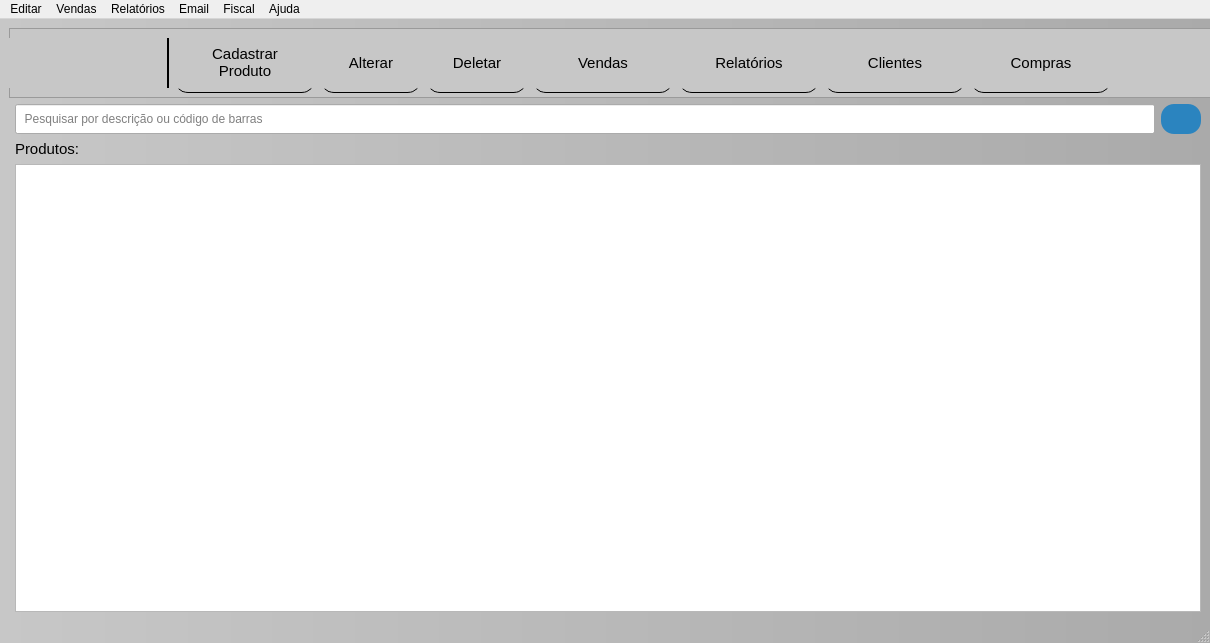
<?xml version="1.0" encoding="UTF-8"?>
<ui version="4.0">
 <class>MainWindow</class>
 <widget class="QMainWindow" name="MainWindow">
  <property name="geometry">
   <rect>
    <x>0</x>
    <y>0</y>
    <width>1210</width>
    <height>643</height>
   </rect>
  </property>
  <property name="sizePolicy">
   <sizepolicy hsizetype="Fixed" vsizetype="Fixed">
    <horstretch>0</horstretch>
    <verstretch>0</verstretch>
   </sizepolicy>
  </property>
  <property name="minimumSize">
   <size>
    <width>875</width>
    <height>600</height>
   </size>
  </property>
  <property name="maximumSize">
   <size>
    <width>16777215</width>
    <height>16777215</height>
   </size>
  </property>
  <property name="sizeIncrement">
   <size>
    <width>1</width>
    <height>1</height>
   </size>
  </property>
  <property name="windowTitle">
   <string>Janela Principal - QEstoqueLoja</string>
  </property>
  <property name="styleSheet">
   <string notr="true">

#MainWindow{
background-color: rgb(199, 199, 199);
background-color: qlineargradient(spread:pad, x1:0, y1:0, x2:1, y2:0, stop:0 rgba(199, 199, 199, 255), stop:1 rgba(170, 170, 170, 255));

}
QPushButton{
background-color: rgb(43, 132, 191);
color: rgb(255, 255, 255);
font-size: 15px;
border-radius: 13px;

}

QPushButton:hover{
	background-color: rgb(13, 92, 161);
}
QPushButton:pressed{
	
color: rgb(255, 255, 255);
	background-color: rgb(153, 193, 241);
font-size: 15px;
border-radius: 13px;
}
QGroupBox{
background-color:rgb(170, 170, 170);
	font: 700 9pt &quot;Segoe UI&quot;;
	font-size: 15px;
}
</string>
  </property>
  <property name="dockNestingEnabled">
   <bool>true</bool>
  </property>
  <property name="unifiedTitleAndToolBarOnMac">
   <bool>true</bool>
  </property>
  <widget class="QWidget" name="centralwidget">
   <layout class="QGridLayout" name="gridLayout">
    <item row="0" column="0" colspan="2">
     <widget class="QFrame" name="frameHeaderBar">
      <property name="sizePolicy">
       <sizepolicy hsizetype="Minimum" vsizetype="Minimum">
        <horstretch>0</horstretch>
        <verstretch>0</verstretch>
       </sizepolicy>
      </property>
      <property name="minimumSize">
       <size>
        <width>1500</width>
        <height>70</height>
       </size>
      </property>
      <property name="maximumSize">
       <size>
        <width>16777215</width>
        <height>70</height>
       </size>
      </property>
      <property name="styleSheet">
       <string notr="true">QFrame{
/*background-color:rgb(148, 148, 148);*/
background-color: rgb(199, 199, 199);

}

QPushButton{
background-color:transparent;
	font: 700 10pt &quot;Segoe UI&quot;;
color: black;
border-bottom: 1px solid black;
border-radius: 13px;

}
QPushButton:hover{
	background-color: rgb(13, 92, 161);
}
QPushButton:pressed{
	
color: rgb(255, 255, 255);
	background-color: rgb(153, 193, 241);

}

</string>
      </property>
      <property name="frameShape">
       <enum>QFrame::Shape::StyledPanel</enum>
      </property>
      <property name="frameShadow">
       <enum>QFrame::Shadow::Raised</enum>
      </property>
      <widget class="QWidget" name="layoutWidget">
       <property name="geometry">
        <rect>
         <x>0</x>
         <y>0</y>
         <width>1201</width>
         <height>71</height>
        </rect>
       </property>
       <layout class="QHBoxLayout" name="horizontalLayout_8">
        <property name="spacing">
         <number>6</number>
        </property>
        <item>
         <layout class="QHBoxLayout" name="horizontalLayout_5">
          <property name="spacing">
           <number>6</number>
          </property>
          <item>
           <layout class="QHBoxLayout" name="horizontalLayout_10">
            <item>
             <widget class="QLabel" name="label_6">
              <property name="minimumSize">
               <size>
                <width>160</width>
                <height>40</height>
               </size>
              </property>
              <property name="maximumSize">
               <size>
                <width>170</width>
                <height>50</height>
               </size>
              </property>
              <property name="styleSheet">
               <string notr="true">border-right: 2px solid black;</string>
              </property>
              <property name="text">
               <string/>
              </property>
              <property name="pixmap">
               <pixmap resource="../Imagens/recursosImg.qrc">:/QEstoqueLOja/mkaoyvblContraste.png</pixmap>
              </property>
              <property name="scaledContents">
               <bool>true</bool>
              </property>
              <property name="margin">
               <number>3</number>
              </property>
             </widget>
            </item>
            <item>
             <layout class="QHBoxLayout" name="horizontalLayout_9">
              <item>
               <layout class="QHBoxLayout" name="horizontalLayout_7">
                <item>
                 <widget class="QPushButton" name="Btn_AddProd">
                  <property name="sizePolicy">
                   <sizepolicy hsizetype="Fixed" vsizetype="Fixed">
                    <horstretch>0</horstretch>
                    <verstretch>0</verstretch>
                   </sizepolicy>
                  </property>
                  <property name="minimumSize">
                   <size>
                    <width>140</width>
                    <height>60</height>
                   </size>
                  </property>
                  <property name="maximumSize">
                   <size>
                    <width>140</width>
                    <height>60</height>
                   </size>
                  </property>
                  <property name="styleSheet">
                   <string notr="true"/>
                  </property>
                  <property name="text">
                   <string>Cadastrar 
Produto</string>
                  </property>
                  <property name="icon">
                   <iconset theme="address-book-new"/>
                  </property>
                  <property name="iconSize">
                   <size>
                    <width>40</width>
                    <height>40</height>
                   </size>
                  </property>
                 </widget>
                </item>
                <item>
                 <widget class="QPushButton" name="Btn_Alterar">
                  <property name="sizePolicy">
                   <sizepolicy hsizetype="Fixed" vsizetype="Fixed">
                    <horstretch>0</horstretch>
                    <verstretch>0</verstretch>
                   </sizepolicy>
                  </property>
                  <property name="minimumSize">
                   <size>
                    <width>100</width>
                    <height>60</height>
                   </size>
                  </property>
                  <property name="maximumSize">
                   <size>
                    <width>100</width>
                    <height>60</height>
                   </size>
                  </property>
                  <property name="styleSheet">
                   <string notr="true"/>
                  </property>
                  <property name="text">
                   <string>Alterar</string>
                  </property>
                  <property name="iconSize">
                   <size>
                    <width>40</width>
                    <height>40</height>
                   </size>
                  </property>
                 </widget>
                </item>
                <item>
                 <widget class="QPushButton" name="Btn_Delete">
                  <property name="sizePolicy">
                   <sizepolicy hsizetype="Fixed" vsizetype="Fixed">
                    <horstretch>0</horstretch>
                    <verstretch>0</verstretch>
                   </sizepolicy>
                  </property>
                  <property name="minimumSize">
                   <size>
                    <width>100</width>
                    <height>60</height>
                   </size>
                  </property>
                  <property name="maximumSize">
                   <size>
                    <width>100</width>
                    <height>60</height>
                   </size>
                  </property>
                  <property name="styleSheet">
                   <string notr="true">#Btn_Delete:hover{
background-color:rgb(191, 61, 64);
}
#Btn_Delete:pressed{
background-color:rgb(255, 96, 99)

}</string>
                  </property>
                  <property name="text">
                   <string>Deletar</string>
                  </property>
                  <property name="iconSize">
                   <size>
                    <width>40</width>
                    <height>40</height>
                   </size>
                  </property>
                 </widget>
                </item>
               </layout>
              </item>
              <item>
               <widget class="QPushButton" name="Btn_Venda">
                <property name="sizePolicy">
                 <sizepolicy hsizetype="Fixed" vsizetype="Fixed">
                  <horstretch>0</horstretch>
                  <verstretch>0</verstretch>
                 </sizepolicy>
                </property>
                <property name="minimumSize">
                 <size>
                  <width>140</width>
                  <height>60</height>
                 </size>
                </property>
                <property name="maximumSize">
                 <size>
                  <width>140</width>
                  <height>60</height>
                 </size>
                </property>
                <property name="styleSheet">
                 <string notr="true">

#Btn_Venda:hover{
	background-color:rgb(03,75,119);

}
#Btn_Venda:pressed{
background-color: rgb(153, 193, 241);
}</string>
                </property>
                <property name="text">
                 <string>Vendas</string>
                </property>
                <property name="iconSize">
                 <size>
                  <width>40</width>
                  <height>40</height>
                 </size>
                </property>
               </widget>
              </item>
              <item>
               <widget class="QPushButton" name="Btn_Relatorios">
                <property name="sizePolicy">
                 <sizepolicy hsizetype="Fixed" vsizetype="Fixed">
                  <horstretch>0</horstretch>
                  <verstretch>0</verstretch>
                 </sizepolicy>
                </property>
                <property name="minimumSize">
                 <size>
                  <width>140</width>
                  <height>60</height>
                 </size>
                </property>
                <property name="maximumSize">
                 <size>
                  <width>140</width>
                  <height>60</height>
                 </size>
                </property>
                <property name="styleSheet">
                 <string notr="true">
#Btn_Relatorios:hover{
background-color:rgb(03,75,119);
}
#Btn_Relatorios:pressed{

	background-color: rgb(153, 193, 241);

}
</string>
                </property>
                <property name="text">
                 <string>Relatórios</string>
                </property>
                <property name="iconSize">
                 <size>
                  <width>40</width>
                  <height>40</height>
                 </size>
                </property>
               </widget>
              </item>
              <item>
               <widget class="QPushButton" name="Btn_Clientes">
                <property name="minimumSize">
                 <size>
                  <width>140</width>
                  <height>60</height>
                 </size>
                </property>
                <property name="text">
                 <string>Clientes</string>
                </property>
                <property name="iconSize">
                 <size>
                  <width>40</width>
                  <height>40</height>
                 </size>
                </property>
               </widget>
              </item>
              <item>
               <widget class="QPushButton" name="Btn_Entradas">
                <property name="minimumSize">
                 <size>
                  <width>140</width>
                  <height>60</height>
                 </size>
                </property>
                <property name="text">
                 <string>Compras</string>
                </property>
                <property name="icon">
                 <iconset resource="../Imagens/recursosImg.qrc">
                  <normaloff>:/QEstoqueLOja/view-financial-transfer-reconciled.svg</normaloff>:/QEstoqueLOja/view-financial-transfer-reconciled.svg</iconset>
                </property>
                <property name="iconSize">
                 <size>
                  <width>40</width>
                  <height>40</height>
                 </size>
                </property>
               </widget>
              </item>
              <item>
               <spacer name="horizontalSpacer">
                <property name="orientation">
                 <enum>Qt::Orientation::Horizontal</enum>
                </property>
                <property name="sizeHint" stdset="0">
                 <size>
                  <width>40</width>
                  <height>20</height>
                 </size>
                </property>
               </spacer>
              </item>
             </layout>
            </item>
           </layout>
          </item>
         </layout>
        </item>
       </layout>
      </widget>
     </widget>
    </item>
    <item row="2" column="1">
     <layout class="QVBoxLayout" name="verticalLayout_2">
      <item>
       <layout class="QHBoxLayout" name="horizontalLayout_6">
        <item>
         <widget class="CustomLineEdit" name="Ledit_Pesquisa">
          <property name="minimumSize">
           <size>
            <width>200</width>
            <height>30</height>
           </size>
          </property>
          <property name="placeholderText">
           <string>  Pesquisar por descrição ou código de barras</string>
          </property>
         </widget>
        </item>
        <item>
         <widget class="QPushButton" name="Btn_Pesquisa">
          <property name="sizePolicy">
           <sizepolicy hsizetype="Fixed" vsizetype="Fixed">
            <horstretch>0</horstretch>
            <verstretch>0</verstretch>
           </sizepolicy>
          </property>
          <property name="minimumSize">
           <size>
            <width>40</width>
            <height>30</height>
           </size>
          </property>
          <property name="maximumSize">
           <size>
            <width>30</width>
            <height>30</height>
           </size>
          </property>
          <property name="text">
           <string/>
          </property>
          <property name="iconSize">
           <size>
            <width>20</width>
            <height>20</height>
           </size>
          </property>
         </widget>
        </item>
       </layout>
      </item>
      <item>
       <widget class="QLabel" name="label">
        <property name="styleSheet">
         <string notr="true">font: 700 9pt &quot;Segoe UI&quot;;
font-size: 15px;</string>
        </property>
        <property name="text">
         <string>Produtos:</string>
        </property>
       </widget>
      </item>
      <item>
       <widget class="QTableView" name="Tview_Produtos">
        <property name="minimumSize">
         <size>
          <width>750</width>
          <height>350</height>
         </size>
        </property>
        <property name="maximumSize">
         <size>
          <width>16777215</width>
          <height>16777215</height>
         </size>
        </property>
        <property name="baseSize">
         <size>
          <width>100</width>
          <height>200</height>
         </size>
        </property>
        <property name="contextMenuPolicy">
         <enum>Qt::ContextMenuPolicy::CustomContextMenu</enum>
        </property>
        <property name="autoFillBackground">
         <bool>false</bool>
        </property>
        <property name="styleSheet">
         <string notr="true"/>
        </property>
        <property name="alternatingRowColors">
         <bool>true</bool>
        </property>
        <property name="selectionMode">
         <enum>QAbstractItemView::SelectionMode::SingleSelection</enum>
        </property>
        <property name="selectionBehavior">
         <enum>QAbstractItemView::SelectionBehavior::SelectRows</enum>
        </property>
        <property name="gridStyle">
         <enum>Qt::PenStyle::SolidLine</enum>
        </property>
        <attribute name="horizontalHeaderCascadingSectionResizes">
         <bool>false</bool>
        </attribute>
        <attribute name="horizontalHeaderDefaultSectionSize">
         <number>50</number>
        </attribute>
        <attribute name="horizontalHeaderStretchLastSection">
         <bool>true</bool>
        </attribute>
        <attribute name="verticalHeaderVisible">
         <bool>false</bool>
        </attribute>
       </widget>
      </item>
     </layout>
    </item>
   </layout>
  </widget>
  <widget class="QStatusBar" name="statusbar"/>
  <widget class="QMenuBar" name="menuBar">
   <property name="geometry">
    <rect>
     <x>0</x>
     <y>0</y>
     <width>1210</width>
     <height>20</height>
    </rect>
   </property>
   <widget class="QMenu" name="menuGerarrelat_rios">
    <property name="title">
     <string>Relatórios</string>
    </property>
    <widget class="QMenu" name="menuGerar_lista_Produtos_PDF">
     <property name="title">
      <string>Gerar lista Produtos PDF</string>
     </property>
     <addaction name="actionTodos_Produtos"/>
     <addaction name="actionApenas_NF"/>
    </widget>
    <addaction name="menuGerar_lista_Produtos_PDF"/>
    <addaction name="actionGerar_Relat_rio_CSV"/>
   </widget>
   <widget class="QMenu" name="menuVendas">
    <property name="title">
     <string>Vendas</string>
    </property>
    <addaction name="actionRealizar_Venda"/>
   </widget>
   <widget class="QMenu" name="menuEditar">
    <property name="title">
     <string>Editar</string>
    </property>
    <addaction name="actionConfig"/>
   </widget>
   <widget class="QMenu" name="menuAjuda">
    <property name="title">
     <string>Ajuda</string>
    </property>
    <addaction name="actionDocumenta_o"/>
    <addaction name="actionSobre"/>
   </widget>
   <widget class="QMenu" name="menuEmail">
    <property name="title">
     <string>Email</string>
    </property>
    <addaction name="actionEnviar"/>
   </widget>
   <widget class="QMenu" name="menuFiscal">
    <property name="title">
     <string>Fiscal</string>
    </property>
    <addaction name="actionMonitor_Fiscal"/>
   </widget>
   <addaction name="menuEditar"/>
   <addaction name="menuVendas"/>
   <addaction name="menuGerarrelat_rios"/>
   <addaction name="menuEmail"/>
   <addaction name="menuFiscal"/>
   <addaction name="menuAjuda"/>
  </widget>
  <action name="actionteste">
   <property name="text">
    <string>teste</string>
   </property>
  </action>
  <action name="actionGerar_Relat_rio_CSV">
   <property name="text">
    <string>Gerar lista Produtos CSV</string>
   </property>
   <property name="statusTip">
    <string> F12</string>
   </property>
   <property name="shortcut">
    <string>F7</string>
   </property>
  </action>
  <action name="actionRealizar_Venda">
   <property name="text">
    <string>Realizar Venda</string>
   </property>
   <property name="shortcut">
    <string>F5</string>
   </property>
  </action>
  <action name="actionTodos_Produtos">
   <property name="text">
    <string>Todos Produtos</string>
   </property>
  </action>
  <action name="actionApenas_NF">
   <property name="text">
    <string>Apenas NF</string>
   </property>
  </action>
  <action name="actionSem_NF">
   <property name="text">
    <string>Sem NF</string>
   </property>
  </action>
  <action name="actionConfig">
   <property name="text">
    <string>Configurações</string>
   </property>
  </action>
  <action name="actionDocumenta_o">
   <property name="text">
    <string>Documentação</string>
   </property>
  </action>
  <action name="actionEnviar">
   <property name="text">
    <string>Enviar notas ao contador</string>
   </property>
  </action>
  <action name="actionSobre">
   <property name="text">
    <string>Sobre</string>
   </property>
  </action>
  <action name="actionMonitor_Fiscal">
   <property name="text">
    <string>Monitor Fiscal</string>
   </property>
  </action>
 </widget>
 <customwidgets>
  <customwidget>
   <class>CustomLineEdit</class>
   <extends>QLineEdit</extends>
   <header>customlineedit.h</header>
  </customwidget>
 </customwidgets>
 <resources>
  <include location="../Imagens/recursosImg.qrc"/>
 </resources>
 <connections/>
</ui>
